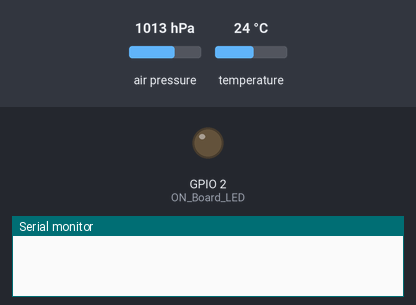
A sketch run on a simulated ESP32. Shown: output pins drawn as LEDs (lit = HIGH), the last lines printed to the serial monitor. Inputs (shaded band) come from the test bench; at power-on: temperature 24 °C, air pressure 1013 hPa. WiFi joins after 1.5 s; servers stay silent unless stated; uploads are accepted with an empty reply.

Above: at 0.0 s.
At 3.2 s:
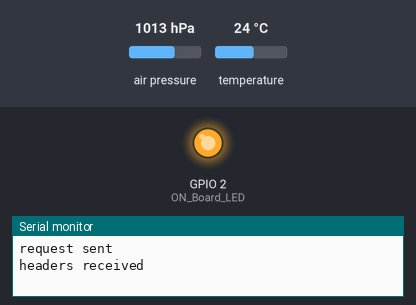
3.3 s: temperature set to 33 °C
Timing chart, 0 to 6.3 s (numbered marks = the images above; inputs shaded):
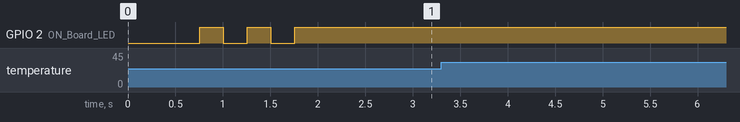

The sketch:

bmp180pjh2.ino
```cpp
#include <Wire.h>
#include <Adafruit_Sensor.h>
#include <Adafruit_BMP085_U.h>
#include <WiFi.h>
#include <WiFiClientSecure.h>

#define ON_Board_LED 2

const char* ssid = "S 1707";
const char* password = "12345678";
const char* host = "script.google.com";
const int httpsPort = 443;

WiFiClientSecure client;
String GAS_ID = ""; // spreadsheet script ID

Adafruit_BMP085_Unified bmp = Adafruit_BMP085_Unified(10085);

void setup() {
  Serial.begin(115200);
  delay(500);

  if(!bmp.begin())
  {
    Serial.println("Could not find a valid BMP085 sensor, check wiring!");
    while(1) {}
  }

  WiFi.begin(ssid, password);
  Serial.println("AKfycbxYt46cxWfx7b3WbwG1oLv7jiiawsXFmj1IWZsFyxmtpS9Sq8ges539bobVK-6tkweF");

  pinMode(ON_Board_LED, OUTPUT);
  digitalWrite(ON_Board_LED, HIGH);

  Serial.print("Connecting");
  while (WiFi.status() != WL_CONNECTED) {
    Serial.print(".");
    digitalWrite(ON_Board_LED, LOW);
    delay(250);
    digitalWrite(ON_Board_LED, HIGH);
    delay(250);
  }
  digitalWrite(ON_Board_LED, HIGH);

  Serial.println("");
  Serial.print("Successfully connected to : ");
  Serial.println(ssid);
  Serial.print("IP address: ");
  Serial.println(WiFi.localIP());
  Serial.println();

  client.setInsecure();
}

void loop() {
  sensors_event_t event;
  bmp.getEvent(&event);

  if (isnan(event.temperature)) {
    Serial.println("Failed to read temperature from BMP180 sensor !");
    delay(500);
    return;
  }

  float temperature;
  bmp.getTemperature(&temperature);

  String tempString = "Temperature : " + String(temperature) + " °C";
  Serial.println(tempString);

  sendData(temperature);
  delay(5000); // Adjust the delay according to your requirements
}

void sendData(float temperature) {
  Serial.println("==========");
  Serial.print("connecting to ");
  Serial.println(host);

  if (!client.connect(host, httpsPort)) {
    Serial.println("connection failed");
    if (WiFi.status() != WL_CONNECTED) {
    Serial.println("WiFi disconnected. Reconnecting...");
    WiFi.reconnect();
    delay(5000); // Tunggu beberapa detik sebelum melanjutkan
  }
    return;
  }

  String string_temperature = String(temperature);
  String url = "/macros/s/" + GAS_ID + "/exec?temperature=" + string_temperature + "&Fan=";

  if (temperature > 30) {
    url += "On";
  } else {
    url += "Off";
  }

  Serial.print("requesting URL: ");
  Serial.println(url);

  client.print(String("GET ") + url + " HTTP/1.1\r\n" +
         "Host: " + host + "\r\n" +
         "User-Agent: ESP32\r\n" +
         "Connection: close\r\n\r\n");

  Serial.println("request sent");

  while (client.connected()) {
    String line = client.readStringUntil('\n');
    if (line == "\r") {
      Serial.println("headers received");
      break;
    }
  }

  String line = client.readStringUntil('\n');
  if (line.startsWith("{\"state\":\"success\"")) {
    Serial.println("ESP32/Arduino CI success!");
  } else {
    Serial.println("ESP32/Arduino CI failed");
  }

  Serial.print("reply was : ");
  Serial.println(line);
  Serial.println("closing connection");
  Serial.println("==========");
  Serial.println();
}
```
